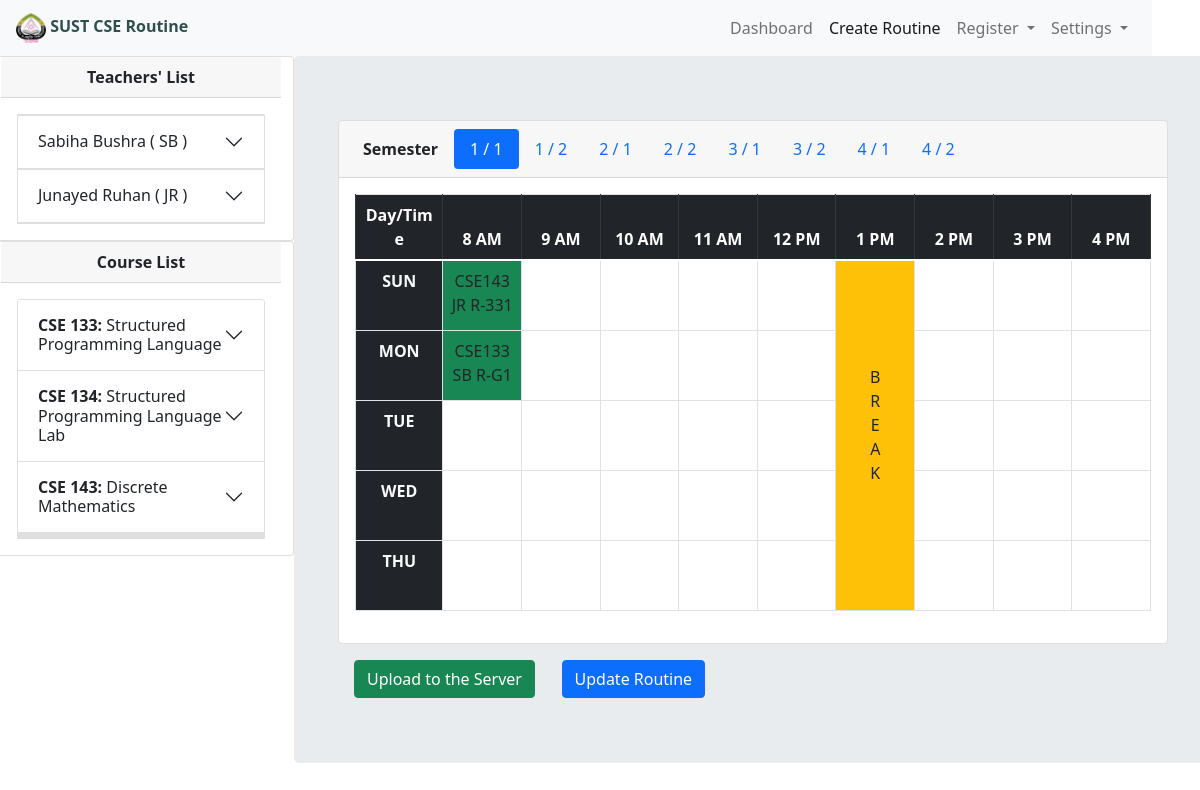
Page /create-routine/ (signed in) on the committed database.
### accounts/models.py (models this page shows, shortened)
class Teacher(models.Model):
    DESIGNATION_CHOICES = (
        ('PR', 'Professor'),
        ('ASc', 'Associate Professor'),
        ('ASt', 'Assistant Professor'),
        ('LT', 'Lecturer'),
    )
    user = models.OneToOneField(
        User, on_delete=models.CASCADE, primary_key=True)
    priority = models.IntegerField(_('priority'), default=1)
    designation = models.CharField(
        max_length=3, choices=DESIGNATION_CHOICES, default="Lecturer", blank=True)
    phone_number = PhoneNumberField(null=True, blank=True, max_length=15)
    time_table = models.ManyToManyField(
        TimeTable, through='TeacherEngagement', blank=True)
    objects = TeacherManager()
    class Meta:
        verbose_name = _('teacher')
        verbose_name_plural = _('teachers')
    def getShortName(self):
        f_name = self.user.first_name.split()
        l_name = self.user.last_name.split()
        shortName = ""
        for name in f_name:
            shortName += name[0]
        for name in l_name:
            shortName += name[0]
        return shortName.upper()

class User(AbstractBaseUser, PermissionsMixin):
    email = models.EmailField(_('email address'), unique=True)
    first_name = models.CharField(_('first name'), max_length=30, blank=True)
    last_name = models.CharField(_('last name'), max_length=30, blank=True)
    date_joined = models.DateTimeField(_('date joined'), auto_now_add=True)
    is_staff = models.BooleanField(_('staff'), default=False)
    is_active = models.BooleanField(_('active'), default=True)
    avatar = models.ImageField(
        default="avatars/default_avatar.png", upload_to='avatars/', null=True, blank=True)
    is_student = models.BooleanField(default=False)
    is_teacher = models.BooleanField(default=False)
    objects = UserManager()
    USERNAME_FIELD = 'email'
    REQUIRED_FIELDS = []
    class Meta:
        verbose_name = _('user')
        verbose_name_plural = _('users')
    def get_full_name(self):
        full_name = '%s %s' % (self.first_name, self.last_name)
        return full_name.strip()

### core/models.py (models this page shows)
class Course(models.Model):
    TYPE_CHOICES = (
        ('THEORY', 'Theory'),
        ('LAB', 'Lab')
    )
    PREFERENCE_CHOICES = (
        ('MAJOR', 'Major'),
        ('MINOR', 'Non-Major')
    )
    SEMESTER_CHOICES = (
        ('11', '1/1'),
        ('12', '1/2'),
        ('21', '2/1'),
        ('22', '2/2'),
        ('31', '3/1'),
        ('32', '3/2'),
        ('41', '4/1'),
        ('42', '4/2'),
    )
    course_name = models.CharField(_('Course Name'), max_length=60)
    course_code = models.CharField(
        _('Course Code'), max_length=10, unique=True)
    course_type = models.CharField(
        _('Course Type'), max_length=6, choices=TYPE_CHOICES)
    course_credit = models.DecimalField(
        _('Course Credit'), max_digits=2, decimal_places=1)
    preference = models.CharField(
        _('Department Preference'), max_length=5, choices=PREFERENCE_CHOICES)
    semester = models.CharField(
        _('Semester'), max_length=2, choices=SEMESTER_CHOICES)
    teacher = models.ForeignKey(Teacher, on_delete=models.RESTRICT)
    objects = CourseManager()
    class Meta:
        verbose_name = _('course')
        verbose_name_plural = _('courses')
    def getCourseClassHours(self):
        if self.course_type == "THEORY":
            return int(self.course_credit)
        else:
            return int(self.course_credit) * 2
    def __str__(self):
        return self.course_code

### accounts/decorators.py (the view)
    def wrapper_func(request, *args, **kwargs):
        if request.user.is_superuser:
            return view_func(request, *args, **kwargs)
        elif request.user.is_teacher:
            return redirect('teacher_profile')
        else:
            return redirect('view_routine')

### accounts/models.py (called while the page is built)
    def get_queryset(self):
        queryset = super().get_queryset()
        queryset = queryset.order_by(models.Case(
            models.When(designation="PR", then=models.Value(0)),
            models.When(designation="ASc", then=models.Value(1)),
            models.When(designation="Ast", then=models.Value(2)),
            default=models.Value(3)
        ))
        return queryset

### core/models.py (called while the page is built)
    def get_queryset(self):
        queryset = super().get_queryset()
        queryset = queryset.order_by('preference', 'course_code')
        return queryset

    def __str__(self):
        return self.room_id

    def classesOfSemester(self, semester):
        queryset = super().get_queryset().filter(semester=semester)
        return queryset

### core/templates/core/create_routine.html (shortened to what this page needs)
{% extends 'core/admin_base.html' %}
{% load crispy_forms_tags %}
{% block teacher_list %}
{% for teacher in teachers %}
<div class="accordion-item">
    <h2 class="accordion-header" id="teacher{{teacher.pk}}" style="display: none;">
        <button class="accordion-button collapsed" type="button" data-toggle="collapse"
            data-target="#collapse{{teacher.pk}}" aria-expanded="true" aria-controls="collapse{{teacher.pk}}">
            {{ teacher.user.get_full_name }} ( {{teacher.getShortName}} )
        </button>
    </h2>
</div>
{% endfor %}
{% endblock %}
{% block course_list %}
{% for course in courses %}
<div class="accordion-item">
    <h2 class="accordion-header" id="{{ course.course_code|cut:' ' }}">
        <button class="accordion-button collapsed" type="button" data-toggle="collapse"
            data-target="#collapse{{course.course_code|cut:' '}}" aria-expanded="true"
            aria-controls="collapse{{course.course_code|cut:' '}}">
            <span><strong>{{ course.course_code }}:</strong> {{ course.course_name }}</span>
        </button>
    </h2>
</div>
{% endfor %}
{% endblock %}
{% block navbar %}
{% with current='create' %}{{ block.super }}{% endwith %}
{% endblock navbar %}
{% block body %}
<div class="row jumbotron">
    <div class="col-md-12">
        <div class="card">
            <div class="card-header">
                <ul class="nav nav-pills card-header-pills" id="routine" role="tablist">
                    <li class="nav-item">
                        <span class="nav-link text-dark"><strong>Semester</strong></span>
                    </li>
                    <li class="nav-item">
                        <button class="nav-link active" id="pills-11-tab" data-bs-toggle="pill" data-target="#pills-11"
                            type="button" role="tab" aria-controls="pills-11" aria-selected="true">1 / 1</button>
                    </li>
                    <li class="nav-item">
                        <button class="nav-link" id="pills-12-tab" data-bs-toggle="pill" data-target="#pills-12"
                            type="button" role="tab" aria-controls="pills-12" aria-selected="false">1 / 2</button>
                    </li>
                    <li class="nav-item">
                        <button class="nav-link" id="pills-21-tab" data-bs-toggle="pill" data-target="#pills-21"
                            type="button" role="tab" aria-controls="pills-21" aria-selected="false">2 / 1</button>
                    </li>
                    <li class="nav-item">
                        <button class="nav-link" id="pills-22-tab" data-bs-toggle="pill" data-target="#pills-22"
                            type="button" role="tab" aria-controls="pills-22" aria-selected="false">2 / 2</button>
                    </li>
                    <li class="nav-item">
                        <button class="nav-link" id="pills-31-tab" data-bs-toggle="pill" data-target="#pills-31"
                            type="button" role="tab" aria-controls="pills-31" aria-selected="false">3 / 1</button>
                    </li>
                    <li class="nav-item">
                        <button class="nav-link" id="pills-32-tab" data-bs-toggle="pill" data-target="#pills-32"
                            type="button" role="tab" aria-controls="pills-32" aria-selected="false">3 / 2</button>
                    </li>
                    <li class="nav-item">
                        <button class="nav-link" id="pills-41-tab" data-bs-toggle="pill" data-target="#pills-41"
                            type="button" role="tab" aria-controls="pills-41" aria-selected="false">4 / 1</button>
                    </li>
                    <li class="nav-item">
                        <button class="nav-link" id="pills-42-tab" data-bs-toggle="pill" data-target="#pills-42"
                            type="button" role="tab" aria-controls="pills-42" aria-selected="false">4 / 2</button>
                    </li>
                </ul>
            </div>
            <div class="card-body">
                <div class="tab-content" id="pills-tabContent">
                    <div class="tab-pane fade show active" id="pills-11" role="tabpanel" aria-labelledby="pills-11-tab">
                        {% include "core/admin_routine.html" with semester="11"%}
                    </div>
                </div>
            </div>
        </div>
    </div>
    <div class="row">
        <div class="col-md-3 ml-3">
            <form action="" method="POST">
                <button class="btn btn-success mt-3" type="submit" id="uploadToServer" style="display: inline-block;">
                    Upload to the Server
                </button>
            </form>
        </div>
        <div class="mt-3 col-md-3">
            <button class="btn btn-primary" onclick="startUpdate()" style="display: inline-block;"
                id="updateSchedule">
                Update Routine
            </button>
        </div>
    </div>
    <div class="col-md-3">
    </div>
</div>
{% endblock body %}

### rows in the picture
Teacher: user.get_full_name "Sabiha Bushra", getShortName "SB"
Teacher: user.get_full_name "Junayed Ruhan", getShortName "JR"
Course: course_code "CSE 133", course_name "Structured Programming Language"
Course: course_code "CSE 134", course_name "Structured Programming Language Lab"
Course: course_code "CSE 143", course_name "Discrete Mathematics"
